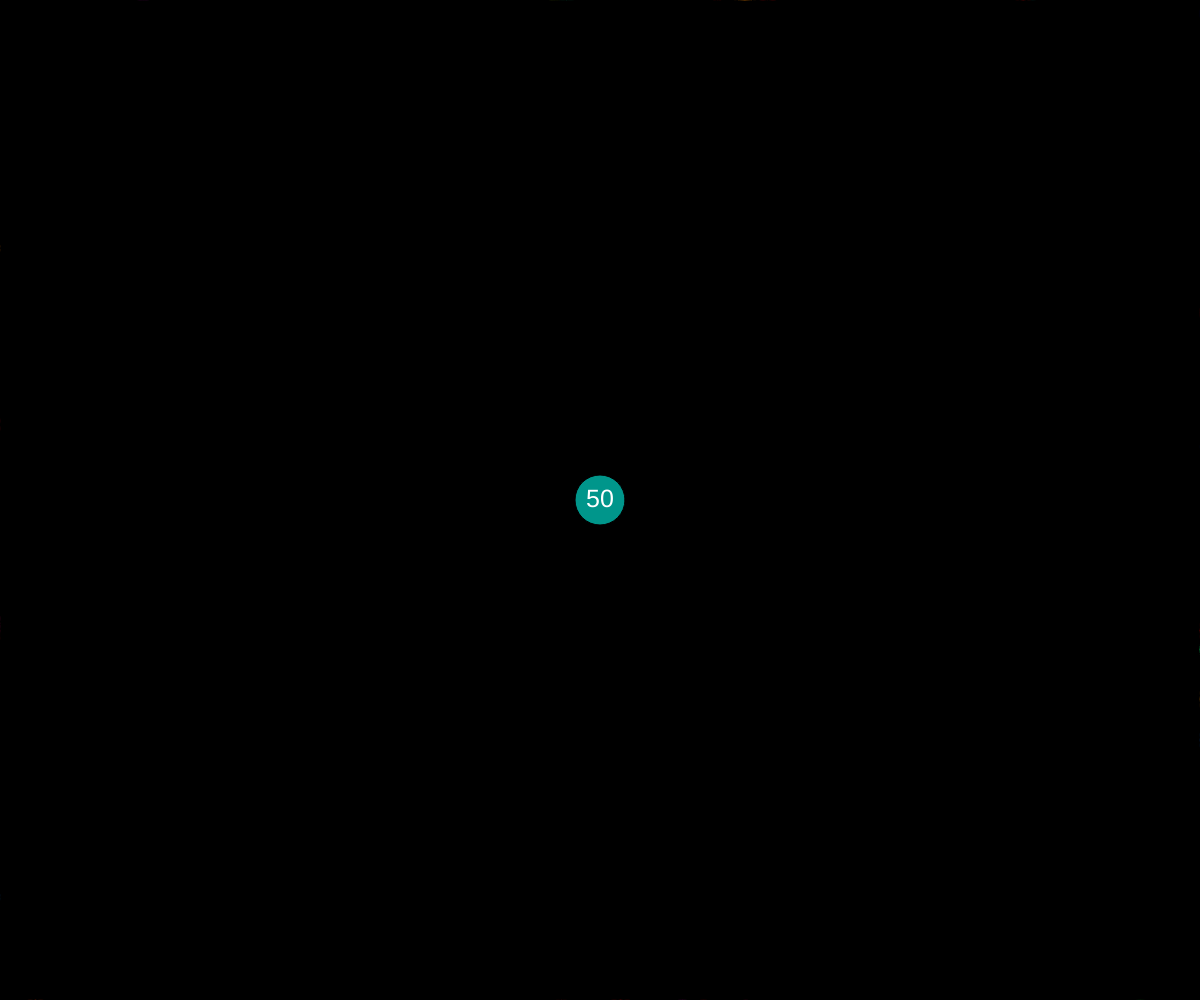
Frame 1 (no input)
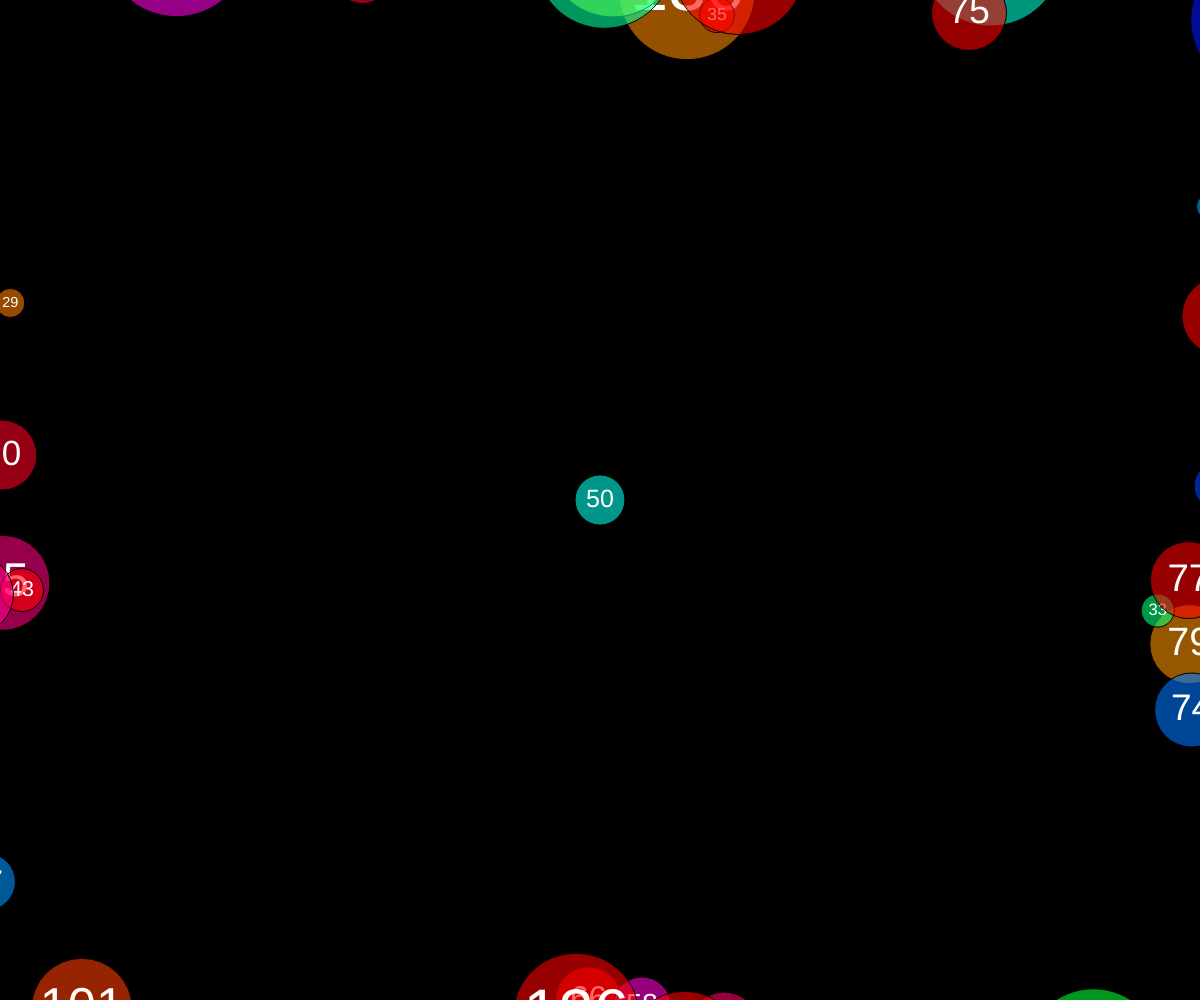
Frame 60 (no input)
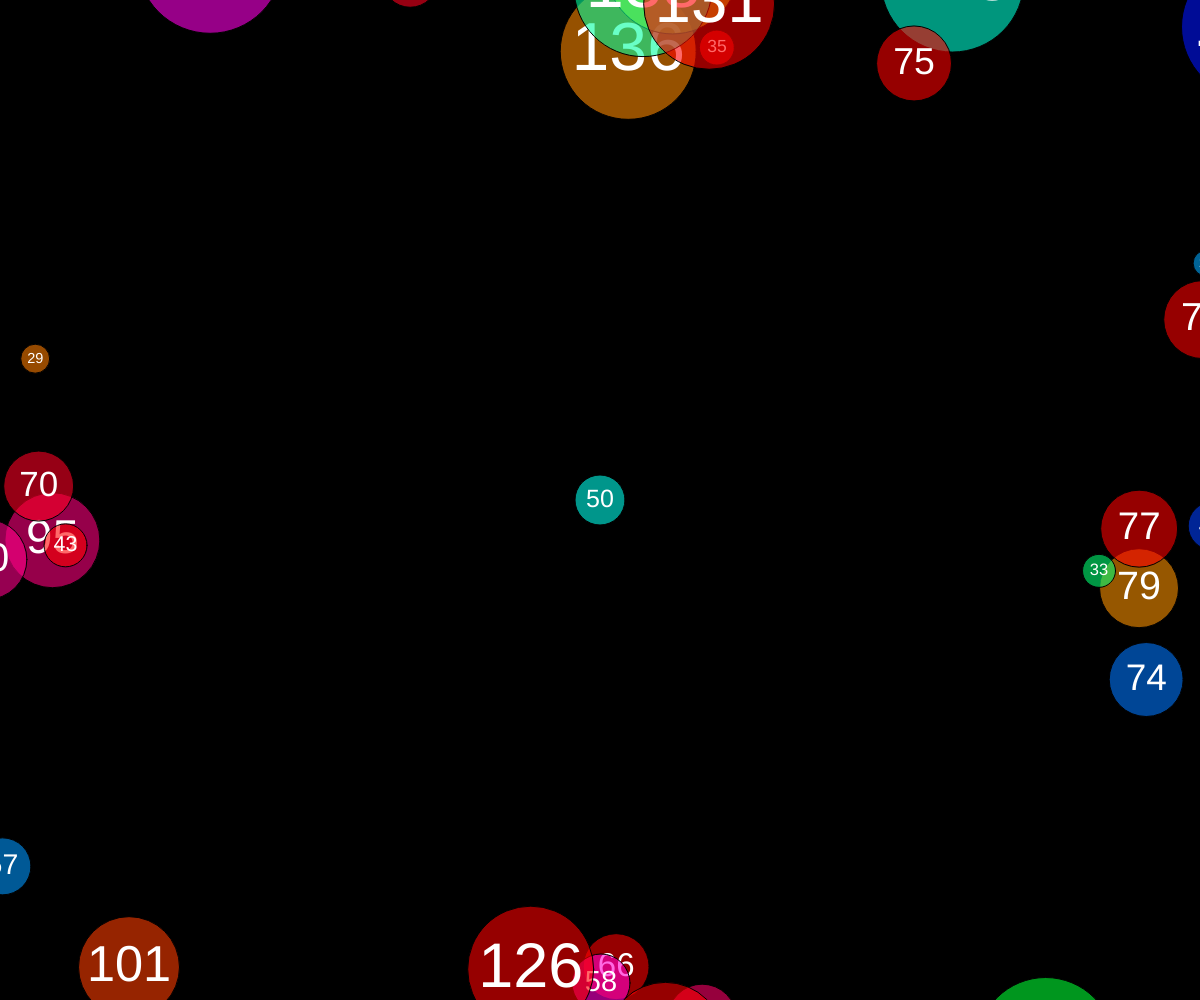
Frame 120 (the mouse pressed at the canvas centre since frame 60)

The p5.js sketch that drew these frames (run headless with seeded random() and noise() and a simulated clock; from frame 60 on, the mouse is pressed at the canvas centre):

// p5.js sketch
// ── sketch.js
var circles = [];
var player = {};
var amt = 30;

function setup() {
    createCanvas(windowWidth, windowHeight);

    player = makecircle(50);
    player.pos = createVector(width / 2, height / 2);

    for (var i = 0; i < amt; i++) {
        circles.push(makecircle());
    }

    colorMode(HSB, 255);
    frameRate(30);
}

function draw() {
    clear();
    background(0);

    if (mouseX !== 0 && mouseY !== 0) {
        player.pos.x = mouseX;
        player.pos.y = mouseY;
    }

    circles.forEach(circle => {
        circle.pos.add(circle.vel);
        if (circle.pos.x - circle.size / 2 > width || // left
            circle.pos.y - circle.size / 2 > height || // bottom
            circle.pos.y + circle.size / 2 < 0 || // top
            circle.pos.x + circle.size / 2 < 0) { // right
            circles.splice(circles.indexOf(circle), 1);
            circles.push(makecircle());
        } else {
            fill(circle.color, 255, 255, 150);
            ellipse(circle.pos.x, circle.pos.y, circle.size, circle.size);
            textAlign(CENTER, CENTER);
            textSize(circle.size/2);
            fill(255);
            text(circle.size, circle.pos.x, circle.pos.y);

            if (Math.hypot(player.pos.x - circle.pos.x, player.pos.y - circle.pos.y) <= player.size / 2 / 2 + circle.size / 2 / 2) {
                if (player.size > circle.size) {
                    player.size += Math.round(circle.size / player.size * 10);

                    circles.splice(circles.indexOf(circle), 1);
                    circles.push(makecircle());
                } else if (player.size < circle.size) {
                    player.size = 50;

                    for (var i = 0; i < amt; i++) {
                        circles.shift();
                        circles.push(makecircle());
                    }
                }
            }
        }
    });

    fill(player.color, 255, 255, 150);
    ellipse(player.pos.x, player.pos.y, player.size, player.size);
    textAlign(CENTER, CENTER);
    textSize(player.size / 2);
    fill(255);
    text(player.size, player.pos.x, player.pos.y);
}

function makecircle(size) {
    var circle = {
        size: size !== undefined ? size : Math.round(random(player.size - 25, player.size + 100)),
        pos: Math.round(random()) === 1 ?
            createVector(Math.round(random()) * width, random() * height) :
            createVector(random() * width, Math.round(random()) * height),
        color: random(360)
    };
    circle.vel = createVector(
        Math.round(circle.pos.x / width) === 0 ? random() : 0 - random(),
        Math.round(circle.pos.y / height) === 0 ? random() : 0 - random()
    );

    if (circle.pos.y === 0) {
        circle.pos.y = 0 - circle.size / 2;
    } else if (circle.pos.x === 0) {
        circle.pos.x = 0 - circle.size / 2;
    } else if (circle.pos.x === width) {
        circle.pos.x = width + circle.size / 2;
    } else if (circle.pos.y === height) {
        circle.pos.y = height + circle.size / 2
    }

    return circle;
}
